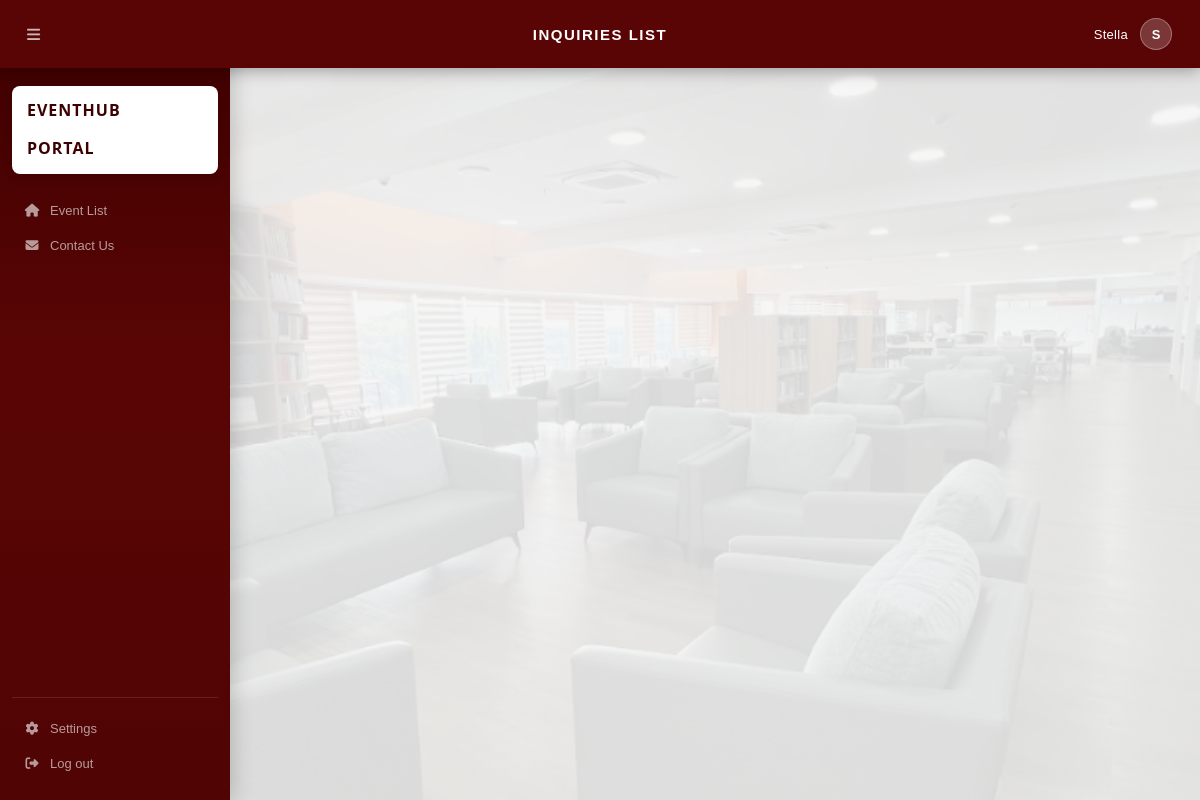
Page /pages/inquiries_page.php (signed in) on the earlier database version.
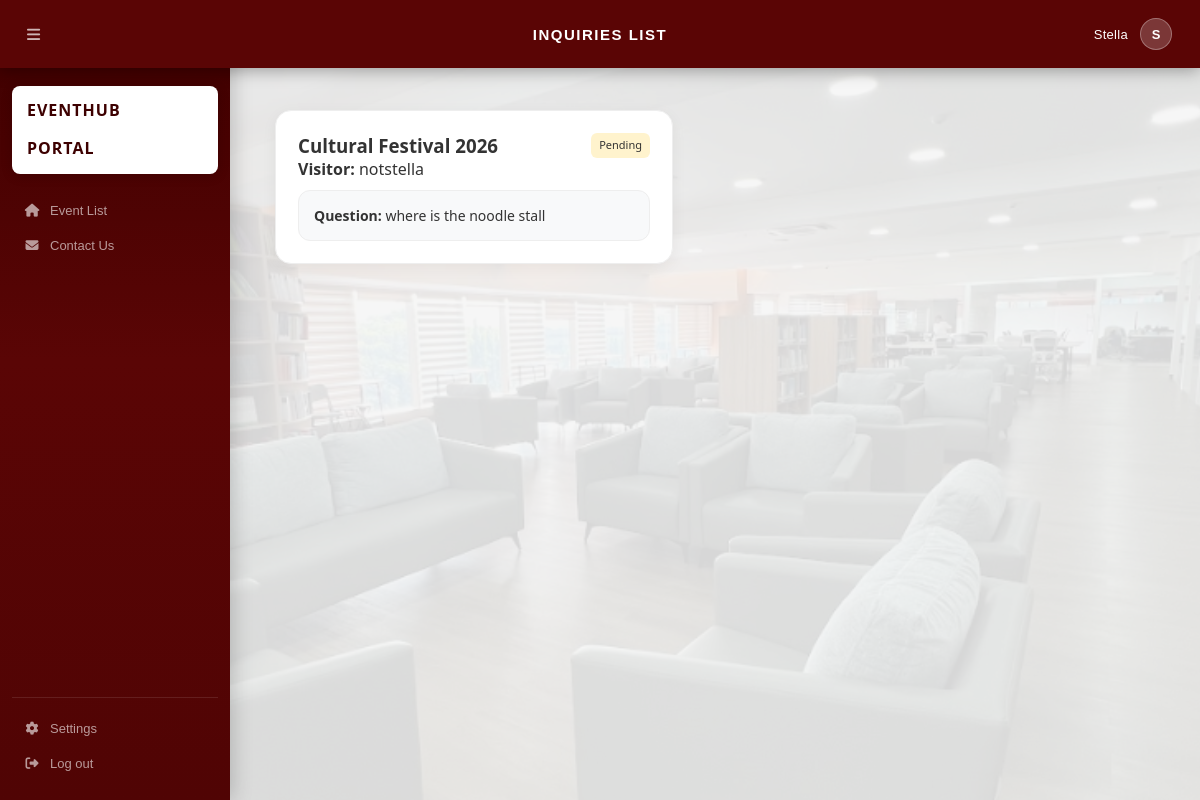
Same page on the later database version.
### tables this page shows
CREATE TABLE `visitor_inquiries` (
  `id` int(11) NOT NULL,
  `visitor_name` varchar(100) NOT NULL,
  `visitor_email` varchar(100) NOT NULL,
  `event_id` int(11) NOT NULL,
  `message` text NOT NULL,
  `admin_reply` text DEFAULT NULL,
  `status` enum('Pending','Answered') DEFAULT 'Pending',
  `created_at` timestamp NOT NULL DEFAULT current_timestamp()
);

CREATE TABLE `event_list` (
  `id` int(11) NOT NULL,
  `event_name` varchar(150) NOT NULL,
  `date` date NOT NULL,
  `start_time` time NOT NULL,
  `end_time` time NOT NULL,
  `description` text NOT NULL,
  `created_at` timestamp NOT NULL DEFAULT current_timestamp()
);

### pages/inquiries_page.php (the view, shortened to what this page needs)
<?php
require_once '../components/config.php';
require_once '../components/header.php';
require_once '../components/sidebar.php';
$user_role = $_SESSION['role'] ?? '';
if ($user_role === 'Admin') {
    $sql_inquiries = "SELECT i.*, e.event_name FROM visitor_inquiries i LEFT JOIN event_list e ON i.event_id = e.id ORDER BY i.created_at ASC";
    $stmt = $conn->prepare($sql_inquiries);
    $stmt->execute();
} else {
    $staff_event_id = $_SESSION['event_id'] ?? 0;
    $sql_inquiries = "SELECT i.*, e.event_name FROM visitor_inquiries i LEFT JOIN event_list e ON i.event_id = e.id WHERE i.event_id = ? ORDER BY i.created_at ASC";
    $stmt = $conn->prepare($sql_inquiries);
    $stmt->bind_param("i", $staff_event_id);
    $stmt->execute();
}
$inquiries_list = $stmt->get_result()->fetch_all(MYSQLI_ASSOC);
?>
<main class="main-content-wrapper" style="padding-top: 80px; padding-left: 5px; margin-left: 230px;">
    <div class="content member-grid">
        <?php foreach ($inquiries_list as $inquiry):
            $short_msg = (strlen($inquiry['message']) > 45) ? substr($inquiry['message'], 0, 42) . '...' : $inquiry['message'];
        ?>
            <article class="meeting-card" data-inquiry='<?php echo htmlspecialchars(json_encode($inquiry), ENT_QUOTES, "UTF-8"); ?>'>
                <div style="display: flex; justify-content: space-between;">
                    <h3><?php echo htmlspecialchars($inquiry['event_name']); ?></h3>
                    <span style="font-size: 11px; padding: 4px 8px; border-radius: 6px; background: <?php echo ($inquiry['status'] == 'Answered' ? '#d4edda' : '#fff3cd'); ?>;"><?php echo htmlspecialchars($inquiry['status']); ?></span>
                </div>
                <p><strong>Visitor:</strong> <?php echo htmlspecialchars($inquiry['visitor_name']); ?></p>
                <div class="message-display"><strong>Question:</strong> <?php echo htmlspecialchars($short_msg); ?></div>
            </article>
        <?php endforeach; ?>
    </div>
</main>
</body>
</html>

Differences in the rows shown:
added visitor_inquiries: event_list.event_name "Cultural Festival 2026", status "Pending", visitor_name "notstella", message "where is the noodle stall"
